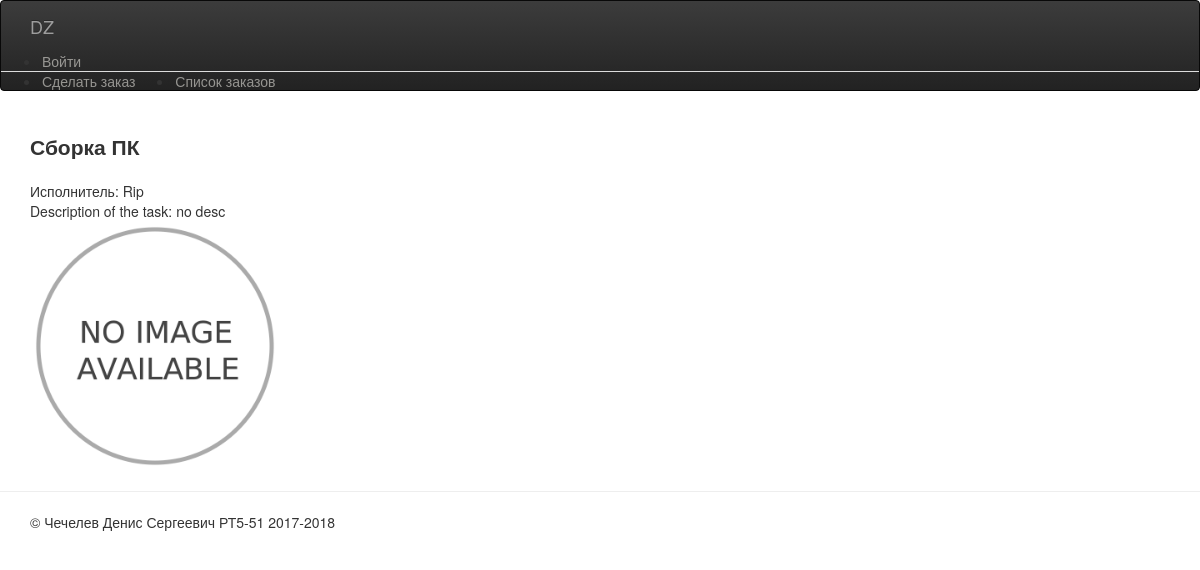
/allorders/1, run on the app's committed database.
### loginsys/models.py (models this page shows)
class UserService(models.Model):
    id = models.AutoField(primary_key=True)
    user = models.ForeignKey(User, on_delete=models.CASCADE)
    service = models.ForeignKey(Service, on_delete=models.CASCADE)
    description = models.CharField(max_length=255, default="no desc")
    desc_picture = models.ImageField(default='order/images/333.png', upload_to='order/images')

class Service(models.Model):
    id = models.AutoField(primary_key=True)
    title = models.TextField(max_length=30)
    users = models.ManyToManyField(User, through='UserService')
    price = models.IntegerField(default=500)
    picture = models.ImageField(default='order/images/333.png', upload_to='order/images')
    def __str__(self):
        return self.title

### Lab5_App/views.py (the view)
# urls.py: url(r'^allorders/(?P<id>\d+)', order_info, name='orderinfo_url'),
def order_info(request, id):
    userservice = UserService.objects.filter(id=id)
    userservice = userservice.first()
    return render(request, 'orderinfo.html', locals())

### templates/orderinfo.html (shortened to what this page needs)
{% extends 'base.html' %}
                {% block body %}
                    <form action="" method="post">
                                 <div style="font-weight: 600; font-size: 150%" >{{ userservice.service }}</div>
                                 <br>
                                     Исполнитель: {{ userservice.user }} <br>
                                     Description of the task: {{ userservice.description }}<br>
                                    {% if userservice.desc_picture %}
                                    <img class="img-service" src="{{ userservice.desc_picture.url }}" width="250" height="250">
                                      {% endif %}
                          </form>
                {% endblock %}

### data on the page
UserService: service "Сборка ПК", user "Rip", description "no desc", desc_picture (picture)
